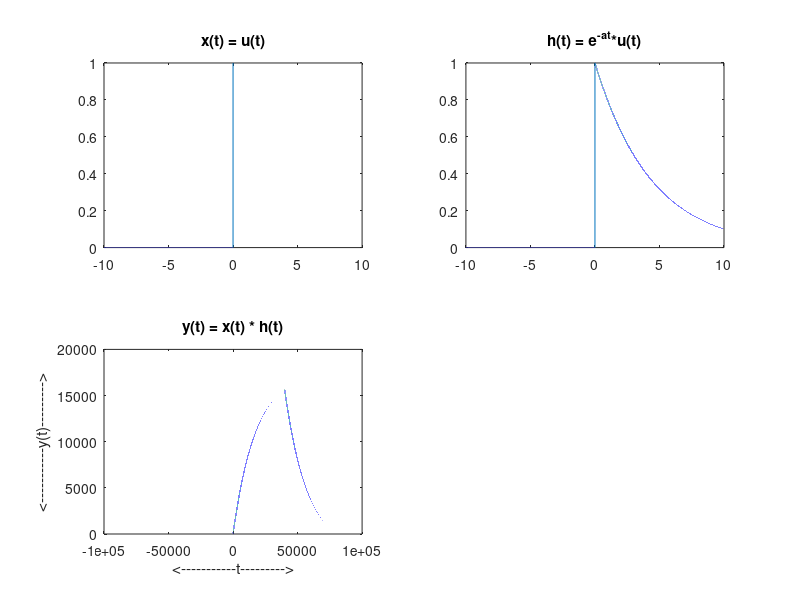

Write MATLAB code to recreate this figure.
t = -10:0.00025:10;
ut = (t >= 0);
xt = double(ut);
a = 0.23;
ht = exp(-a*t).*ut;
subplot(2,2,1);
plot(t,xt);
title('x(t) = u(t)');
subplot(2,2,2);
plot(t,ht);
title('h(t) = e^-^a^t*u(t)');
subplot(2,2,3);
r = -(length(t)-1):length(t)-1;
y = conv(xt,ht);
plot(r,y)
title('y(t) = x(t) * h(t)');
xlabel('<-----------t--------->');
ylabel('<-----------y(t)--------->');